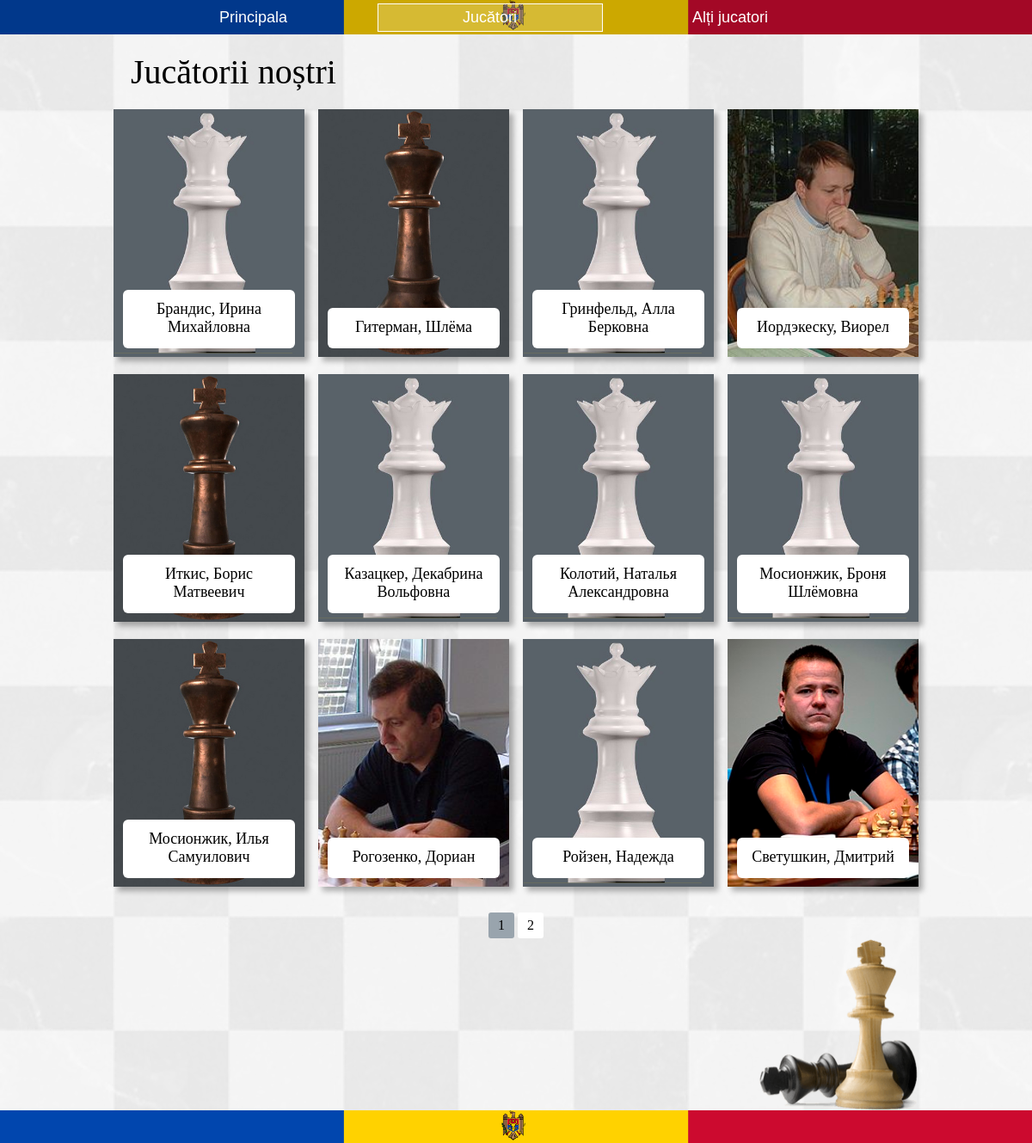
Page /players on the earlier database version.
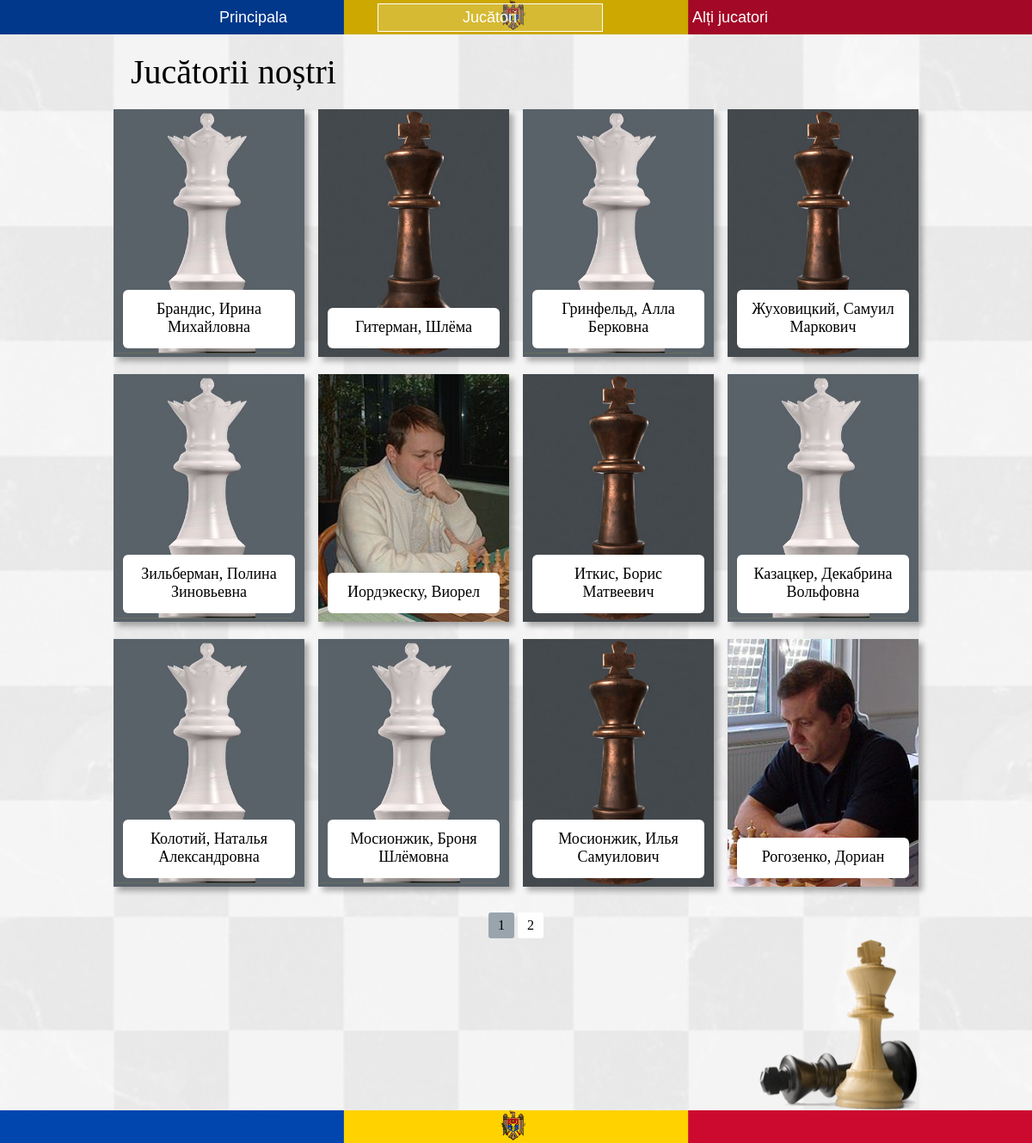
Same page on the later database version.
### myproject/models.py (models this page shows, shortened)
class Sahisti(db.Model):
    __tablename__ = 'sahisti'
    name = db.Column(db.String, unique=True, nullable=False)
    sex = db.Column(db.String)
    dob = db.Column(db.String)
    place_dob = db.Column(db.String)
    title = db.Column(db.String)
    max_rating = db.Column(db.String)
    actual_rating = db.Column(db.String)
    fide_link = db.Column(db.String)
    id = db.Column(db.Integer, primary_key=True)
    have_img = db.Column(db.Boolean)

### myproject/sahisti/views.py (the view)
@sah.route('/players')
def players():
    page = request.args.get('page', 1, type=int)
    sahisti = Sahisti.query.order_by(Sahisti.name).paginate(page=page, per_page=12)
    return render_template('players.html', sahisti=sahisti)

### myproject/templates/players.html (shortened to what this page needs)
{% extends 'base.html' %}
{% block content %}
  <div class="container-jucatori">
    <h1>Jucătorii noștri</h1>
    <div class="second-continer-jucatori">
{% for sahist in sahisti.items %}
      <div class="card">
        <div class="frame">
          <a href="{{url_for('sah.player', name=sahist.name)}}">
            {% if sahist.have_img == True %}
            <img src="{{url_for('static', filename='img/sahisti/' + sahist.name + '.jpg' )}}" alt="photo" class="photo">
            {% else %}
              {% if sahist.sex == 'Male' %}
                <img src="{{url_for('static', filename='img/sahisti/king_for_photo.jpg')}}" alt="male" class="photo">
              {% else %}
                <img src="{{url_for('static', filename='img/sahisti/queen_for_photo.jpg')}}" alt="female" class="photo">
              {% endif %}
            {% endif %}
          </a>
          <a href="#" class="name" onclick='toggle(this)' title='DETALII'>{{sahist.name}}</a>
        </div>
      </div>
{% endfor %}
    </div>
    <nav aria-label="Page Navigation example">
        <ul class="pagination justify-content-center">
            {% for page_num in sahisti.iter_pages(left_edge=1, right_edge=1, left_current=1, right_current=2) %}
                {% if sahisti.page == page_num %}
                    <li class="page-item disabled">
                        <a href="{{url_for('sah.players', page=page_num)}}" class="page-link">{{page_num}}</a>
                    </li>
                {% else %}
                    <li class="page-item">
                        <a href="{{url_for('sah.players', page=page_num)}}" class="page-link">{{page_num}}</a>
                    </li>
                {% endif %}
            {% endfor %}
        </ul>
    </nav>
    <div class="corner-img">
      <img src="static/img/corner-img.png" alt="chess">
    </div>
  </div>
{% endblock %}

### myproject/templates/base.html (shortened to what this page needs)
<!DOCTYPE html>
<html lang="en">
<head>
  <link rel="stylesheet" href="{{url_for('static', filename='main.css')}}">
</head>
<body class="board">
  <nav class="nav flag-img">
    <div class="gerb">
      <img src="{{url_for('static', filename='img/gerb-md.png')}}" alt="gerb">
    </div>
    <ul class="menu" id='id_menu'>
      <li>
      </li>
      <li><a href="{{url_for('sah.index')}}" class="link">Principala</a></li>
      <li><a href="{{url_for('sah.players')}}" class="link">Jucători</a></li>
      <li><a href="{{url_for('sah.other_players')}}" class="link">Alți jucatori</a></li>
      <li><a href="#" class="link"></a></li>
    </ul>
  </nav>
        {% block content %}
        {% endblock %}
  <footer class="menu flag-img">
    <div class="gerb">
      <img src="{{url_for('static', filename='img/gerb-md.png')}}" alt="gerb">
    </div>
  </footer>
</body>
</html>

### myproject/static/main.css (style rules this page uses)
* { padding: 0; margin: 0; box-sizing: border-box; }
img { display: block; }
body { width: 100%; }
ul.menu { position: relative; z-index: 10; list-style-type: none; background-color: rgba(0, 0, 0, 0.2); display: flex; width: 100%; padding: 3.5px; }
.menu li { flex-grow: 1; text-align: center; }
.link { display: block; color: #fff; text-decoration: none; font-family: 'Noticia Text', sans-serif; font-size: 18px; padding: 5px 25px; margin-left: 5px; border: 1px solid transparent; }
.link.active { background-color: rgba(255, 255, 255, 0.2); border: 1px solid #fff; }
.board { position: relative; z-index: 1; }
.board:after { content: ""; position: absolute; top: 0; left: 0; width: 100%; min-height: 100vh; height: 100%; opacity: .1; z-index: -1; background: url('img/board.jpg') center center; background-size: cover; }
.flag-img { width: 100%; min-height: 38px; background: url('img/Flag-Moldova bar.jpg') center center; background-size: cover; }
.gerb img { z-index: 5; position: absolute; height: 35px; left: calc(50% - 17px); }
.container-jucatori { position: relative; min-height: calc(100vh - 70px); width: 78%; margin: 0 auto; padding-bottom: 200px; }
.second-continer-jucatori { display: flex; justify-content: space-between; flex-wrap: wrap; }
h1 { font-family: Tenor Sans; font-size: 40px; font-style: normal; font-weight: 400; padding: 20px; }
.card { background: #fff; overflow: hidden; filter: drop-shadow(5px 5px 3px rgba(0, 0, 0, 0.3)); margin-bottom: 20px; }
.frame { position: relative; width: 18.5vw; height: 24vw; overflow: hidden; }
.frame img { position: absolute; width: 100%; height: 100%; object-fit: cover; }
.name { position: absolute; bottom: 10px; border-radius: 6px; background-color: #fff; width: 90%; margin: 0 5%; padding: 12px 8px 14px; text-decoration: none; color: #000; font-family: Tenor Sans; font-size: 18px; text-align: center; }
.corner-img { position: absolute; bottom: 0; right: 0; }
.corner-img img { max-height: 200px; }
footer { height: 30px; }
.pagination { display: flex; list-style-type: none; text-decoration: none; justify-content: center; margin-top: 10px; }
.page-item { margin: 0 2px; }
.disabled .page-link { background-color: #99A4AD; }
.page-link { display: block; border-radius: 3px; background-color: #fff; padding: 5px 10px; text-decoration: none; color: #000; border: 1px solid transparent; }

Differences in the rows shown:
no longer on this page (row edited): Sahisti: have_img False (drawn), name "Ройзен, Надежда"
no longer on this page (row edited): Sahisti: name (picture), name "Светушкин, Дмитрий"
added Sahisti: name "Жуховицкий, Самуил Маркович"
added Sahisti: name "Зильберман, Полина Зиновьевна"
